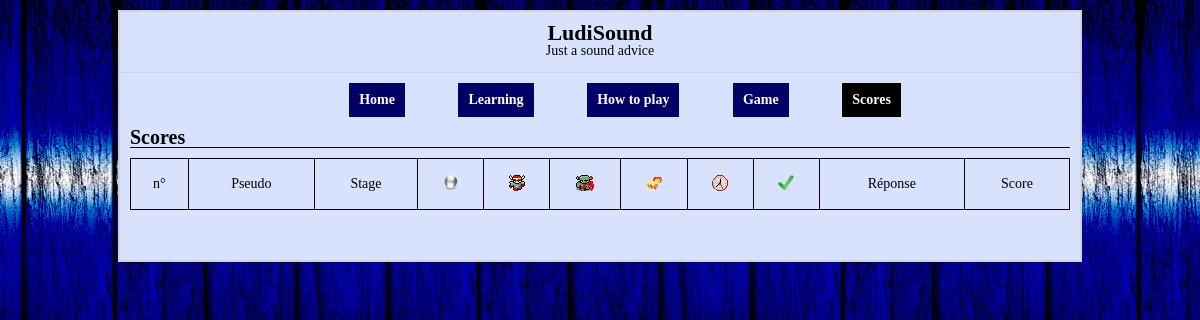
The app's page /score.php, older data.
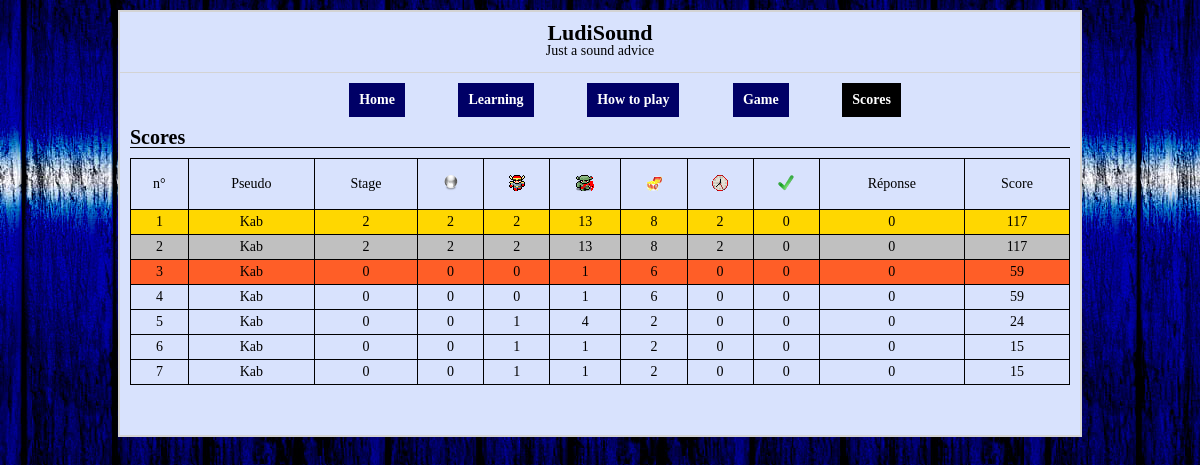
The same page, newer data.
### tables this page shows
CREATE TABLE IF NOT EXISTS `score` (
  `id` int(11) NOT NULL AUTO_INCREMENT,
  `pseudo` varchar(50) NOT NULL,
  `stage` int(11) NOT NULL,
  `level` int(11) NOT NULL,
  `enraged_used` int(11) NOT NULL,
  `monster_killed` int(11) NOT NULL,
  `chest_taken` int(11) NOT NULL,
  `clock_taken` int(11) NOT NULL,
  `area_cleared` int(11) NOT NULL,
  `question` tinyint(1) DEFAULT NULL,
  `score` int(11) NOT NULL,
  PRIMARY KEY (`id`)
);

### score.php (the view, shortened to what this page needs)
<!DOCTYPE HTML>
<?php
include "connexion.php";
$page = "score";
$scores = $dbh->query('SELECT * FROM score ORDER BY score DESC')->fetchAll();
?>
<html>
    <head>
        <?php require_once "include/pages/meta.php"; ?>
        <link href="include/css/score.css" rel="stylesheet" type="text/css" />
    </head>
    <body>
        <section id="container">
            <?php require_once "include/pages/header.php"; ?>
            <?php require_once "include/pages/menu.php"; ?>
            <article id="content" role="main">
                <h2 id="titre-h2">Scores</h2>
                <table id="table-score">
                    <tr id="tr-titre">
                        <td>n°</td>
                        <td>Pseudo</td>
                        <td>Stage</td>
                        <td><img src="include/images/sphere-level.png" alt="sphere-level" title="Votre Niveau sphère" /></td>
                        <td><img src="include/images/hero-enraged.png" alt="hero-enraged" title="Nombre d'Enragement utilisés"/></td>
                        <td><img src="include/images/monster-blood.png" alt="monster-blood" title="Nombre de monstre tués"/></td>
                        <td><img src="include/images/chest.png" alt="chest" title="Nombre de coffres ramassés"/></td>
                        <td><img src="include/images/clock.png" alt="clock" title="Nombre de chrono récupérés"/></td>
                        <td><img src="include/images/cleared.png" alt="cleared" title="Nombre de salle vidées"/></td>
                        <td>Réponse</td>
                        <td>Score</td>
                    </tr>
                    <?php
                    $i = 1;
                    foreach ($scores as $score) {
                        if ($i == 1) {
                            echo "<tr class='tr-1'>";
                        } else if ($i == 2) {
                            echo "<tr class='tr-2'>";
                        } else if ($i == 3) {
                            echo "<tr class='tr-3'>";
                        } else {
                            echo "<tr>";
                        }
                        echo "<td>".$i."</td>";
                        echo "<td>".$score['pseudo']."</td>";
                        echo "<td>".$score['stage']."</td>";
                        echo "<td>".$score['level']."</td>";
                        echo "<td>".$score['enraged_used']."</td>";
                        echo "<td>".$score['monster_killed']."</td>";
                        echo "<td>".$score['chest_taken']."</td>";
                        echo "<td>".$score['clock_taken']."</td>";
                        echo "<td>".$score['area_cleared']."</td>";
                        echo "<td>".$score['question']."</td>";
                        echo "<td>".$score['score']."</td>";
                        echo "</tr>";
                        $i++;
                    }
                    ?>
                </table>
            </article>
            <?php require_once "include/pages/footer.php"; ?>
        </section>
    </body>
</html>

### include/pages/meta.php (shortened to what this page needs)
<link href="include/css/reset.css" rel="stylesheet" type="text/css" />
<link href="include/css/structure.css" rel="stylesheet" type="text/css" />
<link href="include/css/style.css" rel="stylesheet" type="text/css" />
<link href="include/css/responsive.css" rel="stylesheet" type="text/css" />
<link href="include/css/info-game.css" rel="stylesheet" type="text/css" />

### include/pages/header.php
<header id="header"><h1>LudiSound</h1><h2>Just a sound advice</h2></header>

### include/pages/menu.php
<nav id="menu">
    <ul>
        <li><a href="index.php" title="Home" <?php if ($page == 'home') echo 'class="active"'?>>Home</a></li>
        <li><a href="learning.php" title="learning" <?php if ($page == 'learning') echo 'class="active"'?>>Learning</a></li>
        <li><a href="howtoplay.php" title="How to play" <?php if ($page == 'howtoplay') echo 'class="active"'?>>How to play</a></li>
        <li><a href="game.php" title="Game" <?php if ($page == 'game') echo 'class="active"'?>>Game</a></li>
        <li><a href="score.php" title="Scores" <?php if ($page == 'score') echo 'class="active"'?>>Scores</a></li>
    </ul>
</nav>

### include/pages/footer.php
<footer id="footer"></footer>

### include/css/structure.css (style rules this page uses)
body { width: 100%; font-family: 'Ubuntu'; background: url('../images/background.jpg'); font-size: 14px; }
#container { width: 80%; margin: 10px auto; background-color: #d8e2fd; border: 2px solid lightgrey; }
#header { min-height: 50px; padding-top: 10px; border-bottom: 1px solid lightgrey; }
#header h1 { margin: 0px; text-align: center; font-size: 22px; }
#header h2 { margin: 0px; text-align: center; font-size: 14px; font-weight: normal; }
#content { padding: 0px 10px; }
#menu { text-align: center; padding: 0px 10px; margin: 10px 0px; }
#menu ul li { display: inline; margin-left: 50px; }
#menu ul li a { padding: 10px; display: inline-block; text-decoration: none; font-weight: bold; color: white; background-color: #000066; }
#menu ul li a.active { color: white; background-color: black; }
#footer { min-height: 50px; line-height: 50px; text-align: center; }

### include/css/style.css (style rules this page uses)
#titre-h2 { font-size: 20px; border-bottom: 1px solid black; margin-bottom: 10px; }

### include/css/score.css (style rules this page uses)
#table-score { width: 100%; text-align: center; }
#table-score tr { border: 1px solid black; padding: 5px; }
#table-score tr td { border: 1px solid black; padding: 5px; }
#table-score .tr-1 { background-color: gold; }
#table-score .tr-2 { background-color: silver; }
#table-score .tr-3 { background-color: #ff5e27; }
#tr-titre { line-height: 40px; }
#tr-titre td img { position: relative; top: 3px; }

Row changes from the older to the newer data that the page shows:
added score: pseudo "Kab", stage "2", level "2", enraged_used "2", monster_killed "13", chest_taken "8", clock_taken "2", area_cleared "0", question "0", score "117"
added score: pseudo "Kab", stage "2", level "2", enraged_used "2", monster_killed "13", chest_taken "8", clock_taken "2", area_cleared "0", question "0", score "117"
added score: pseudo "Kab", stage "0", level "0", enraged_used "0", monster_killed "1", chest_taken "6", clock_taken "0", area_cleared "0", question "0", score "59"
added score: pseudo "Kab", stage "0", level "0", enraged_used "0", monster_killed "1", chest_taken "6", clock_taken "0", area_cleared "0", question "0", score "59"
added score: pseudo "Kab", stage "0", level "0", enraged_used "1", monster_killed "4", chest_taken "2", clock_taken "0", area_cleared "0", question "0", score "24"
added score: pseudo "Kab", stage "0", level "0", enraged_used "1", monster_killed "1", chest_taken "2", clock_taken "0", area_cleared "0", question "0", score "15"
added score: pseudo "Kab", stage "0", level "0", enraged_used "1", monster_killed "1", chest_taken "2", clock_taken "0", area_cleared "0", question "0", score "15"
